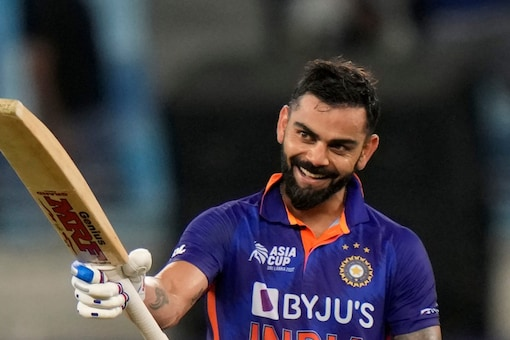
#> input picture DA 2/Virat.jpeg, 510 x 340 px
$ python Histogram.py
#> lines starting #> are read from the running program, lines starting #| are printed output that depends on the picture; after the words box and inside, x2 and y2 are one past the last pixel; in counts of white or black regions, pixels touching at a corner belong together
import cv2
from skimage import io
from matplotlib import pyplot as plt
img = cv2.imread('Virat.jpeg',1)
#> img is the input picture: shape (340, 510, 3); mean B, G, R 68.8, 63.3, 67.4
col=cv2.cvtColor(img,cv2.COLOR_BGR2RGB)
bin_img = cv2.imread('Leaf.tif',2)
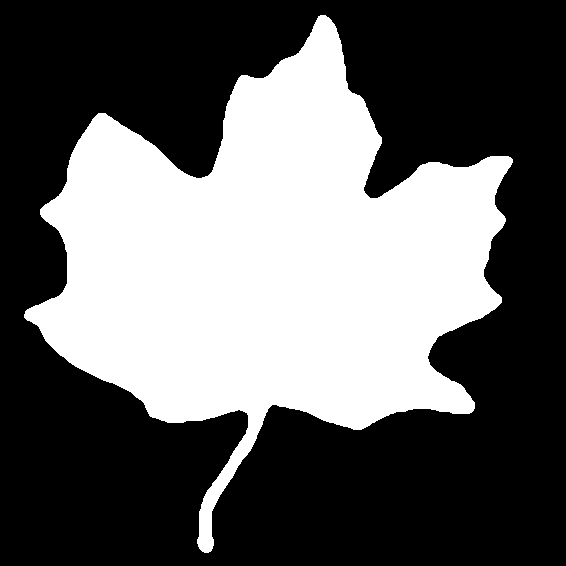
#> input picture DA 2/Leaf.tif, 566 x 566 px
#> bin_img: shape (566, 566); 38.2% white; 1 white region, box (x1, y1, x2, y2) and area: (24, 15, 513, 553) 122446
plt.subplot(121),plt.imshow(col),plt.title("Colour Image")
plt.subplot(122),plt.imshow(bin_img,cmap='gray'),plt.title("Binary Image")
hist1 = cv2.calcHist([col],[0],None,[10],[0,256])
#> hist1 = [47830, 47362, 26862, 13559, 10038, 8701, 5176, 5028, 6567, 2277]
hist2 = cv2.calcHist([bin_img],[0],None,[10],[0,256])
#> hist2 = [197910, 0, 0, 0, 0, 0, 0, 0, 0, 122446]
plt.subplot(121),plt.imshow(hist1),plt.title("Histogram - Colour Image")
plt.subplot(122),plt.imshow(hist2),plt.title("Histogram - Binary Image")
plt.hist(bin_img.flatten(),bins=[-.7,.7,1.7],ec="k")
plt.xticks((0,1))

b,g,r=cv2.split(img)
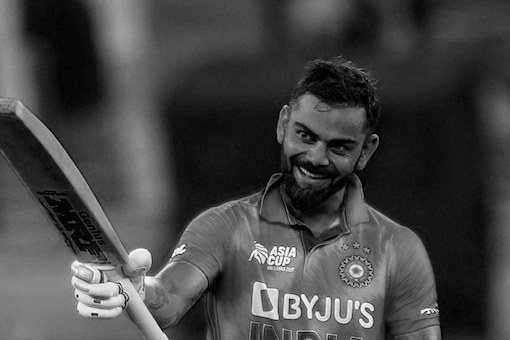
#> b: shape (340, 510); min 0, max 255, mean 68.8
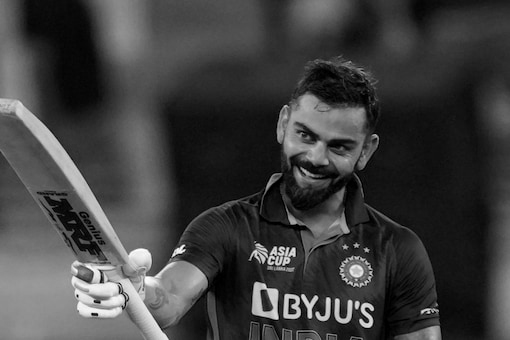
#> g: shape (340, 510); min 0, max 255, mean 63.3
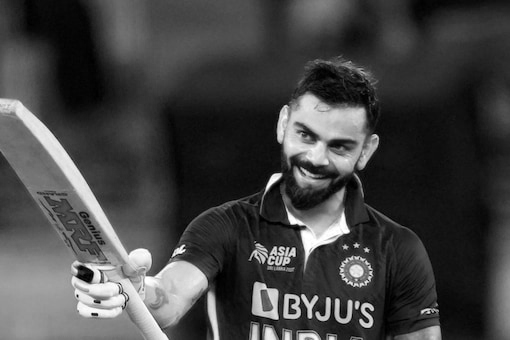
#> r: shape (340, 510); min 0, max 255, mean 67.4
cv2.imshow("Image",b)
cv2.imshow("Image",g)
cv2.imshow("Image",r)
plt.hist(b.ravel(),256,[0,256])
plt.hist(g.ravel(),256,[0,256])
plt.hist(r.ravel(),256,[0,256])
plt.show()
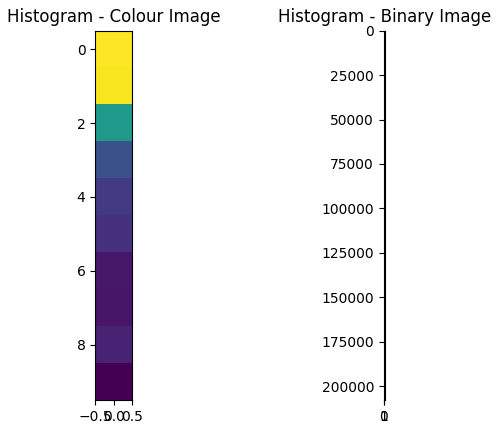
#> figure drawn by matplotlib, 2 panels
